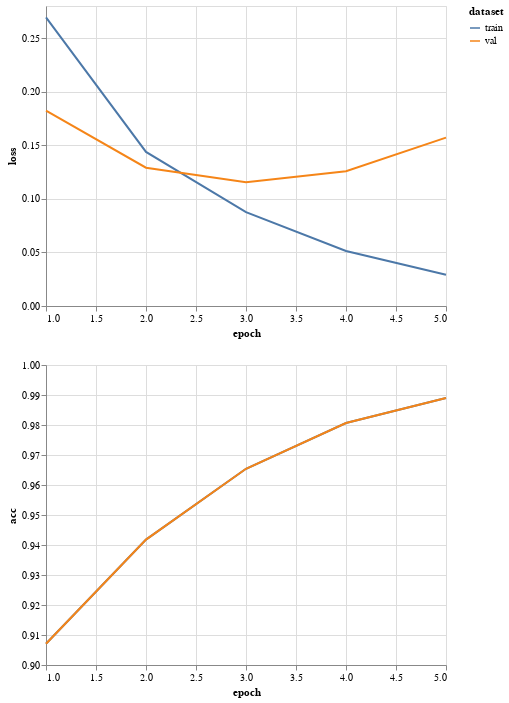

Write notebook code for a chart like this one.
### Code cell
hdf = pd.DataFrame({
    'dataset': ['train'] * epochs + ['val'] * epochs,
    'loss': history.history['loss'] + history.history['val_loss'],
    'acc': history.history['acc'] + history.history['acc'],
    'epoch': list(range(1, epochs + 1)) + list(range(1, epochs + 1))
})
p1 = alt.Chart(hdf).mark_line().encode(
    x='epoch',
    y='loss',
    color='dataset'
)
p2 = alt.Chart(hdf).mark_line().encode(
    x='epoch',
    y=alt.Y('acc', scale=alt.Scale(domain=(0.9, 1.0))),
    color='dataset'
)
p1 & p2

### Figure 1 — Vega-Lite specification as saved in the notebook (floating-point values rounded to 4 significant figures)
{"config": {"view": {"continuousWidth": 400, "continuousHeight": 300}}, "vconcat": [{"mark": "line", "encoding": {"color": {"type": "nominal", "field": "dataset"}, "x": {"type": "quantitative", "field": "epoch"}, "y": {"type": "quantitative", "field": "loss"}}}, {"mark": "line", "encoding": {"color": {"type": "nominal", "field": "dataset"}, "x": {"type": "quantitative", "field": "epoch"}, "y": {"type": "quantitative", "field": "acc", "scale": {"domain": [0.9, 1.0]}}}}], "data": {"name": "data-4e8b4c7011a1bb0367946db60a07b25f"}, "$schema": "https://vega.github.io/schema/vega-lite/v4.0.2.json", "datasets": {"data-4e8b4c7011a1bb0367946db60a07b25f": [{"dataset": "train", "loss": 0.2694, "acc": 0.9071, "epoch": 1}, {"dataset": "train", "loss": 0.1439, "acc": 0.9418, "epoch": 2}, {"dataset": "train", "loss": 0.0876, "acc": 0.9654, "epoch": 3}, {"dataset": "train", "loss": 0.0514, "acc": 0.9807, "epoch": 4}, {"dataset": "train", "loss": 0.02917, "acc": 0.989, "epoch": 5}, {"dataset": "val", "loss": 0.1824, "acc": 0.9071, "epoch": 1}, {"dataset": "val", "loss": 0.1291, "acc": 0.9418, "epoch": 2}, {"dataset": "val", "loss": 0.1154, "acc": 0.9654, "epoch": 3}, {"dataset": "val", "loss": 0.1258, "acc": 0.9807, "epoch": 4}, {"dataset": "val", "loss": 0.1571, "acc": 0.989, "epoch": 5}]}}
